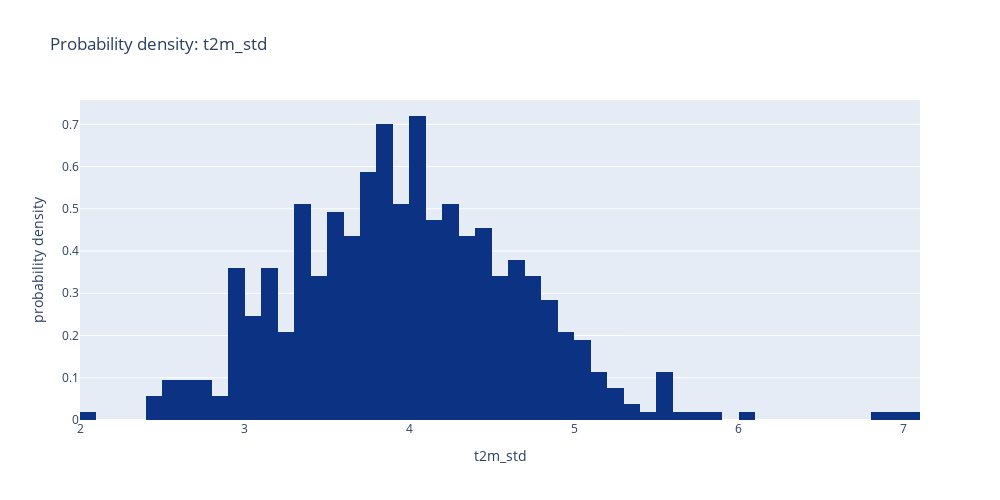

The cell this chart's notebook holds for it:
### Markdown cell above
### 1.2.2 t2m standard deviation

### Code cell
fig = px.histogram(

    data_frame = df,
    x = "t2m_std",
    histnorm = "probability density",

    barmode = "group",
    opacity = 1,

    color_discrete_sequence = plt_style_s,
    title = "Probability density: t2m_std",
    nbins = 50,

    width = 1000,
    height = 500,
)

fig.show()

### Figure 1 — Plotly figure (JSON) as saved in the notebook; plotly's stock layout.template omitted (floating-point values rounded to 4 significant figures; data arrays with more than 128 entries replaced by an {"elided": "..."} marker saying what was removed)
{"data": [{"alignmentgroup": "True", "bingroup": "x", "histnorm": "probability density", "hovertemplate": "t2m_std=%{x}<br>probability density=%{y}<extra></extra>", "legendgroup": "", "marker": {"color": "rgb(12,51,131)", "opacity": 1, "pattern": {"shape": ""}}, "name": "", "nbinsx": 50, "offsetgroup": "", "orientation": "v", "showlegend": false, "type": "histogram", "x": {"elided": "528 float values"}, "xaxis": "x", "yaxis": "y"}], "layout": {"barmode": "group", "height": 500, "legend": {"tracegroupgap": 0}, "title": {"text": "Probability density: t2m_std"}, "width": 1000, "xaxis": {"anchor": "y", "domain": [0, 1], "title": {"text": "t2m_std"}}, "yaxis": {"anchor": "x", "domain": [0, 1], "title": {"text": "probability density"}}}}
